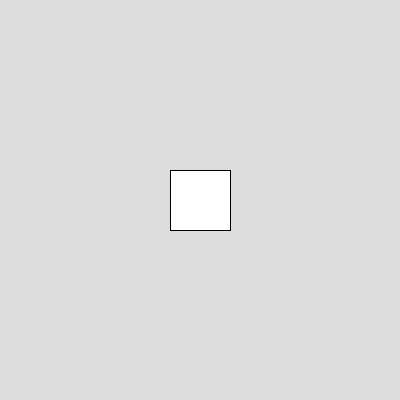
Frame 1 (no input)
Frame 60 (the mouse pressed at the canvas centre just before this capture): identical to frame 1, image omitted
Frame 120 (the mouse held since frame 60 and released just before this capture): identical to frame 1, image omitted

The Processing sketch that drew this single still picture (run headless with seeded random() and noise(); from frame 60 on, the mouse is pressed at the canvas centre):

// Processing sketch: sketch_movingSq
// ── sketch_movingSq.pde
float x;
float y;

void setup() {
  size(400, 400);
  x=width/2;
  y=height/2;
  rectMode(CENTER);
}

void draw() {
  background(220);
  rect(x, y, 60, 60);
}

void keyPressed() {
  if (key == 'w') {
    y --;
  } else if (key == 'a') {
    x--;
  } else if (key == 's') {
    y++;
  } else if (key == 'd') {
    x++;
  } else {
  }
}
